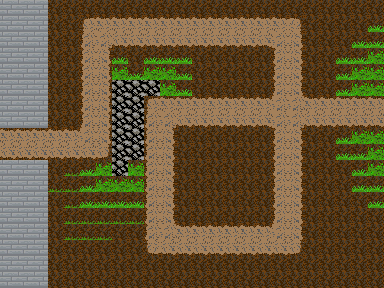

This is a level from a 2D game, rendered from its Tiled map with the project's own tilesets. A one-line summary and the complete map file follow:
An orthogonal 24x18 tile map with 16x16 px tiles, 5 tile layers (background ground, background path, background plants, background rocks, ...).

<map version="1.2" tiledversion="1.2.3" orientation="orthogonal" renderorder="right-down" width="24" height="18" tilewidth="16" tileheight="16" infinite="0" nextlayerid="17" nextobjectid="1">
 <tileset firstgid="1" name="addableTiles" tilewidth="16" tileheight="16" tilecount="62" columns="62">
  <image source="../images/tiles/addableTiles.png" trans="ffffff" width="992" height="16" />
 </tileset>
 <layer id="12" name="background ground" width="24" height="18">
  <data encoding="csv">
3,3,3,3,3,3,3,3,3,3,3,3,3,3,3,3,3,3,3,3,3,3,3,3,
3,3,3,3,3,3,3,3,3,3,3,3,3,3,3,3,3,3,3,3,3,3,3,3,
3,3,3,3,3,3,3,3,3,3,3,3,3,3,3,3,3,3,3,3,3,3,3,3,
3,3,3,3,3,3,3,3,3,3,3,3,3,3,3,3,3,3,3,3,3,3,3,3,
3,3,3,3,3,3,3,3,3,3,3,3,3,3,3,3,3,3,3,3,3,3,3,3,
3,3,3,3,3,3,3,3,3,3,3,3,3,3,3,3,3,3,3,3,3,3,3,3,
3,3,3,3,3,3,3,3,3,3,3,3,3,3,3,3,3,3,3,3,3,3,3,3,
3,3,3,3,3,3,3,3,3,3,3,3,3,3,3,3,3,3,3,3,3,3,3,3,
3,3,3,3,3,3,3,3,3,3,3,3,3,3,3,3,3,3,3,3,3,3,3,3,
3,3,3,3,3,3,3,3,3,3,3,3,3,3,3,3,3,3,3,3,3,3,3,3,
3,3,3,3,3,3,3,3,3,3,3,3,3,3,3,3,3,3,3,3,3,3,3,3,
3,3,3,3,3,3,3,3,3,3,3,3,3,3,3,3,3,3,3,3,3,3,3,3,
3,3,3,3,3,3,3,3,3,3,3,3,3,3,3,3,3,3,3,3,3,3,3,3,
3,3,3,3,3,3,3,3,3,3,3,3,3,3,3,3,3,3,3,3,3,3,3,3,
3,3,3,3,3,3,3,3,3,3,3,3,3,3,3,3,3,3,3,3,3,3,3,3,
3,3,3,3,3,3,3,3,3,3,3,3,3,3,3,3,3,3,3,3,3,3,3,3,
3,3,3,3,3,3,3,3,3,3,3,3,3,3,3,3,3,3,3,3,3,3,3,3,
3,3,3,3,3,3,3,3,3,3,3,3,3,3,3,3,3,3,3,3,3,3,3,3
</data>
 </layer>
 <layer id="15" name="background path" width="24" height="18">
  <data encoding="csv">
0,0,0,0,0,0,0,0,0,0,0,0,0,0,0,0,0,0,0,0,0,0,0,0,
0,0,0,0,0,27,33,33,33,33,33,33,33,33,33,33,33,33,32,0,0,0,0,0,
0,0,0,0,0,25,29,22,22,22,22,22,22,22,22,22,22,29,30,0,0,0,0,0,
0,0,0,0,0,25,30,0,0,0,0,0,0,0,0,0,0,25,30,0,0,0,0,0,
0,0,0,0,0,25,30,0,0,0,0,0,0,0,0,0,0,25,30,0,0,0,0,0,
0,0,0,0,0,25,30,0,0,0,0,0,0,0,0,0,0,25,30,0,0,0,0,0,
0,0,0,0,0,25,30,0,0,27,33,33,33,33,33,33,33,29,29,33,33,33,33,33,
0,0,0,0,0,25,30,0,0,25,29,22,22,22,22,22,22,29,29,22,22,22,22,22,
33,33,33,33,33,29,30,0,0,25,30,0,0,0,0,0,0,25,30,0,0,0,0,0,
22,22,22,22,22,22,31,0,0,25,30,0,0,0,0,0,0,25,30,0,0,0,0,0,
0,0,0,0,0,0,0,0,0,25,30,0,0,0,0,0,0,25,30,0,0,0,0,0,
0,0,0,0,0,0,0,0,0,25,30,0,0,0,0,0,0,25,30,0,0,0,0,0,
0,0,0,0,0,0,0,0,0,25,30,0,0,0,0,0,0,25,30,0,0,0,0,0,
0,0,0,0,0,0,0,0,0,25,30,0,0,0,0,0,0,25,30,0,0,0,0,0,
0,0,0,0,0,0,0,0,0,25,29,33,33,33,33,33,33,29,30,0,0,0,0,0,
0,0,0,0,0,0,0,0,0,26,22,22,22,22,22,22,22,22,31,0,0,0,0,0,
0,0,0,0,0,0,0,0,0,0,0,0,0,0,0,0,0,0,0,0,0,0,0,0,
0,0,0,0,0,0,0,0,0,0,0,0,0,0,0,0,0,0,0,0,0,0,0,0
</data>
 </layer>
 <layer id="14" name="background plants" width="24" height="18">
  <data encoding="csv">
0,0,0,0,0,0,0,0,0,0,0,0,0,0,0,0,0,0,0,0,0,0,0,0,
0,0,0,0,0,0,0,0,0,0,0,0,0,0,0,0,0,0,0,0,0,0,0,19,
0,0,0,0,0,0,0,0,0,0,0,0,0,0,0,0,0,0,0,0,0,0,19,19,
0,0,0,0,0,0,0,19,0,19,19,19,0,0,0,0,0,0,0,0,0,19,19,21,
0,0,0,0,0,0,0,21,19,21,21,19,0,0,0,0,0,0,0,0,0,19,21,21,
0,0,0,0,0,0,0,0,0,0,21,19,0,0,0,0,0,0,0,0,0,19,21,21,
0,0,0,0,0,0,0,0,0,0,0,0,0,0,0,0,0,0,0,0,0,0,0,0,
0,0,0,0,0,0,0,0,0,0,0,0,0,0,0,0,0,0,0,0,0,0,0,0,
0,0,0,0,0,0,0,0,0,0,0,0,0,0,0,0,0,0,0,0,0,19,21,21,
0,0,0,0,0,0,0,0,0,0,0,0,0,0,0,0,0,0,0,0,0,19,19,21,
0,0,0,0,8,19,21,0,21,0,0,0,0,0,0,0,0,0,0,0,0,0,19,21,
0,0,0,8,8,19,21,21,21,0,0,0,0,0,0,0,0,0,0,0,0,0,19,19,
0,0,0,0,8,19,19,19,19,0,0,0,0,0,0,0,0,0,0,0,0,0,0,19,
0,0,0,0,8,8,8,8,8,0,0,0,0,0,0,0,0,0,0,0,0,0,0,0,
0,0,0,0,8,8,8,0,0,0,0,0,0,0,0,0,0,0,0,0,0,0,0,0,
0,0,0,0,0,0,0,0,0,0,0,0,0,0,0,0,0,0,0,0,0,0,0,0,
0,0,0,0,0,0,0,0,0,0,0,0,0,0,0,0,0,0,0,0,0,0,0,0,
0,0,0,0,0,0,0,0,0,0,0,0,0,0,0,0,0,0,0,0,0,0,0,0
</data>
 </layer>
 <layer id="16" name="background rocks" width="24" height="18">
  <data encoding="csv">
0,0,0,0,0,0,0,0,0,0,0,0,0,0,0,0,0,0,0,0,0,0,0,0,
0,0,0,0,0,0,0,0,0,0,0,0,0,0,0,0,0,0,0,0,0,0,0,0,
0,0,0,0,0,0,0,0,0,0,0,0,0,0,0,0,0,0,0,0,0,0,0,0,
0,0,0,0,0,0,0,0,0,0,0,0,0,0,0,0,0,0,0,0,0,0,0,0,
0,0,0,0,0,0,0,0,0,0,0,0,0,0,0,0,0,0,0,0,0,0,0,0,
0,0,0,0,0,0,0,6,6,6,0,0,0,0,0,0,0,0,0,0,0,0,0,0,
0,0,0,0,0,0,0,6,6,0,0,0,0,0,0,0,0,0,0,0,0,0,0,0,
0,0,0,0,0,0,0,6,6,0,0,0,0,0,0,0,0,0,0,0,0,0,0,0,
0,0,0,0,0,0,0,6,6,0,0,0,0,0,0,0,0,0,0,0,0,0,0,0,
0,0,0,0,0,0,0,6,6,0,0,0,0,0,0,0,0,0,0,0,0,0,0,0,
0,0,0,0,0,0,0,6,0,0,0,0,0,0,0,0,0,0,0,0,0,0,0,0,
0,0,0,0,0,0,0,0,0,0,0,0,0,0,0,0,0,0,0,0,0,0,0,0,
0,0,0,0,0,0,0,0,0,0,0,0,0,0,0,0,0,0,0,0,0,0,0,0,
0,0,0,0,0,0,0,0,0,0,0,0,0,0,0,0,0,0,0,0,0,0,0,0,
0,0,0,0,0,0,0,0,0,0,0,0,0,0,0,0,0,0,0,0,0,0,0,0,
0,0,0,0,0,0,0,0,0,0,0,0,0,0,0,0,0,0,0,0,0,0,0,0,
0,0,0,0,0,0,0,0,0,0,0,0,0,0,0,0,0,0,0,0,0,0,0,0,
0,0,0,0,0,0,0,0,0,0,0,0,0,0,0,0,0,0,0,0,0,0,0,0
</data>
 </layer>
 <layer id="13" name="background wall" width="24" height="18">
  <data encoding="csv">
18,18,18,0,0,0,0,0,0,0,0,0,0,0,0,0,0,0,0,0,0,0,0,0,
18,18,18,0,0,0,0,0,0,0,0,0,0,0,0,0,0,0,0,0,0,0,0,0,
18,18,18,0,0,0,0,0,0,0,0,0,0,0,0,0,0,0,0,0,0,0,0,0,
18,18,18,0,0,0,0,0,0,0,0,0,0,0,0,0,0,0,0,0,0,0,0,0,
18,18,18,0,0,0,0,0,0,0,0,0,0,0,0,0,0,0,0,0,0,0,0,0,
18,18,18,0,0,0,0,0,0,0,0,0,0,0,0,0,0,0,0,0,0,0,0,0,
18,18,18,0,0,0,0,0,0,0,0,0,0,0,0,0,0,0,0,0,0,0,0,0,
18,18,18,0,0,0,0,0,0,0,0,0,0,0,0,0,0,0,0,0,0,0,0,0,
0,0,0,0,0,0,0,0,0,0,0,0,0,0,0,0,0,0,0,0,0,0,0,0,
0,0,0,0,0,0,0,0,0,0,0,0,0,0,0,0,0,0,0,0,0,0,0,0,
18,18,18,0,0,0,0,0,0,0,0,0,0,0,0,0,0,0,0,0,0,0,0,0,
18,18,18,0,0,0,0,0,0,0,0,0,0,0,0,0,0,0,0,0,0,0,0,0,
18,18,18,0,0,0,0,0,0,0,0,0,0,0,0,0,0,0,0,0,0,0,0,0,
18,18,18,0,0,0,0,0,0,0,0,0,0,0,0,0,0,0,0,0,0,0,0,0,
18,18,18,0,0,0,0,0,0,0,0,0,0,0,0,0,0,0,0,0,0,0,0,0,
18,18,18,0,0,0,0,0,0,0,0,0,0,0,0,0,0,0,0,0,0,0,0,0,
18,18,18,0,0,0,0,0,0,0,0,0,0,0,0,0,0,0,0,0,0,0,0,0,
18,18,18,0,0,0,0,0,0,0,0,0,0,0,0,0,0,0,0,0,0,0,0,0
</data>
 </layer>
</map>
